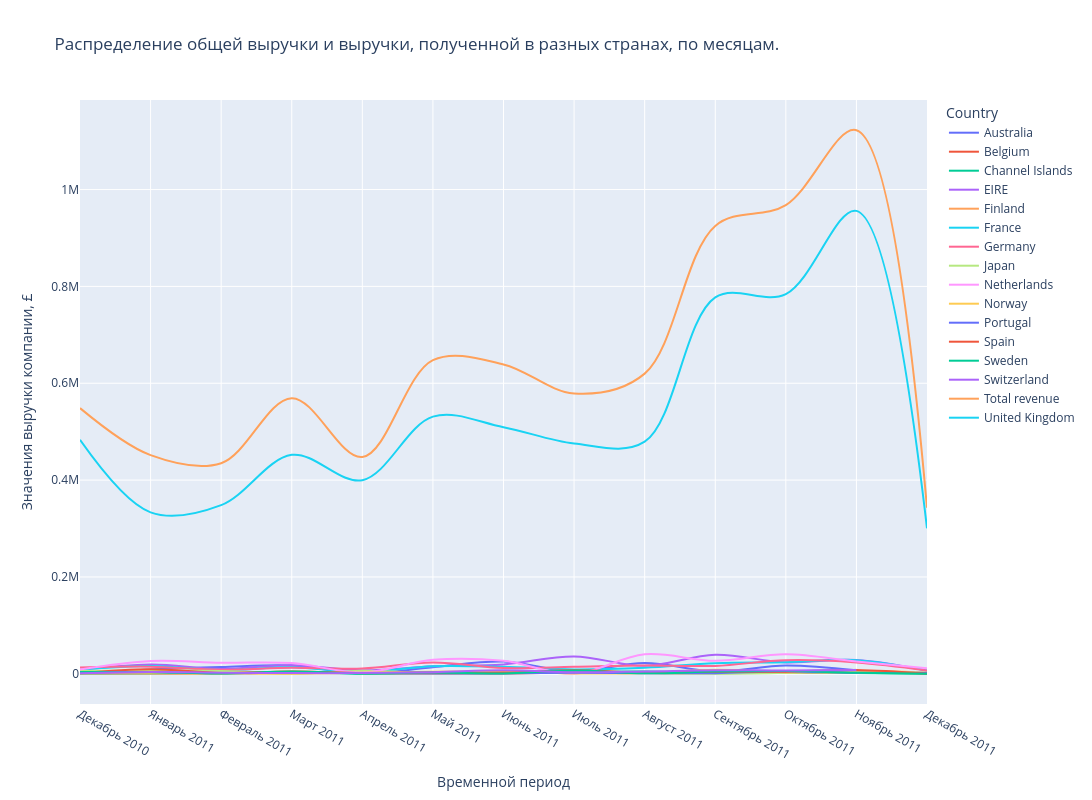
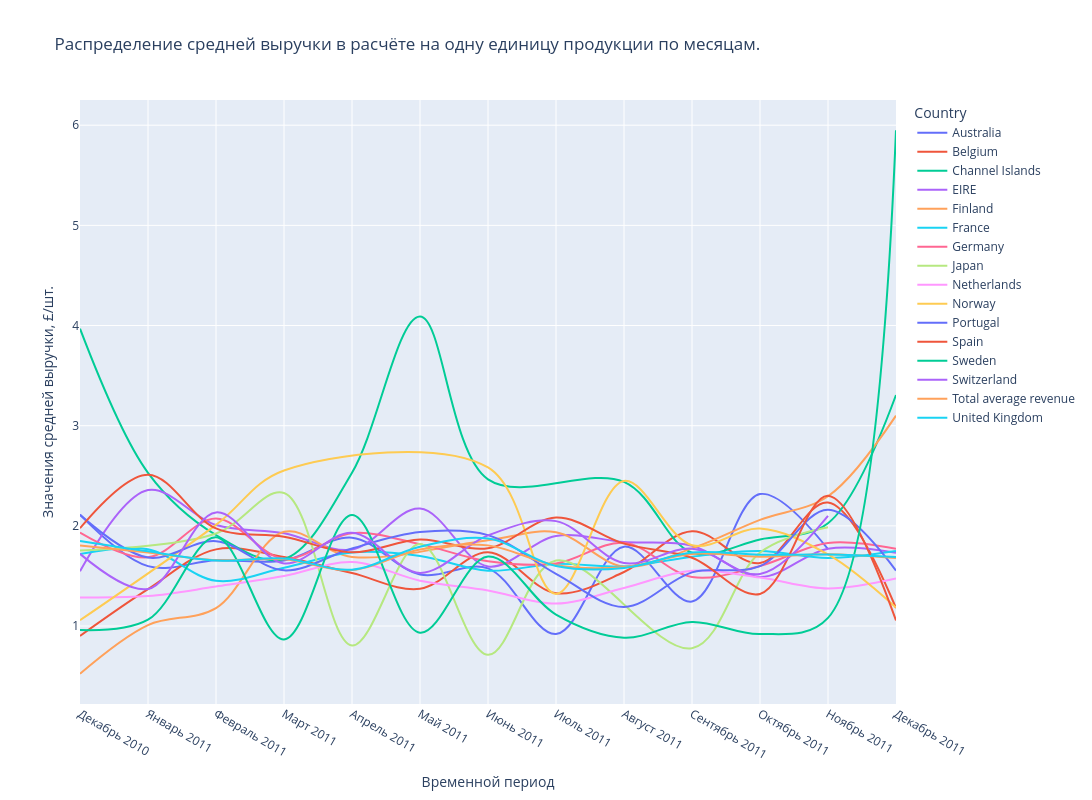

Notebook code for these charts, in order:
### Markdown cell above
Посмотрим на два показателя в наших продажах: на выручку и среднюю выручку в расчёте на одну единицу продукции.

Средняя выручка позволяет оценить типичную величину дохода, сгладить случайные колебания (чтобы в данных исключить другие цикличности, которые присутствуют в течение дня, в течение недели или любые другие) и сравнить разные временные интервалы.

### Code cell
# Чтобы провести исследования по месяцам, дням неделям и часам, нам нужно создать несколько вспомогательных признаков преобразованных из признака ['InvoiceDate']
data_with_timestamps = data_cleaned.copy()
data_with_timestamps['date'] = data_with_timestamps['InvoiceDate'].dt.date
data_with_timestamps['year'] = data_with_timestamps['InvoiceDate'].dt.year
data_with_timestamps['month'] = data_with_timestamps['InvoiceDate'].dt.month
data_with_timestamps['month_name'] = data_with_timestamps['InvoiceDate'].dt.month_name(locale='ru')
data_with_timestamps['day_of_week'] = data_with_timestamps['InvoiceDate'].dt.day_of_week
#data_with_timestamps['day'] = data_with_timestamps['InvoiceDate'].dt.day # день в месяце
data_with_timestamps['day_name'] = data_with_timestamps['InvoiceDate'].dt.day_name(locale='ru')
data_with_timestamps['hour'] = data_with_timestamps['InvoiceDate'].dt.hour
#data_with_timestamps.info()

# Группируем данные для нахождения общей выручки и выручки, полученной в разных странах, по месяцам  
data_total_revenue = data_with_timestamps.groupby(by=['year','month','month_name'], as_index=False)['TotalPrice'].sum()
#display(data_total_revenue)
data_revenue = data_with_timestamps.groupby(by=['Country','year','month','month_name'], as_index=False)['TotalPrice'].sum()
# Возмем только 15 стран, которые составляют рейтинг наибольших продаж
data_revenue = data_revenue[data_revenue['Country'].isin(data_country.nlargest(n=15, columns=['RealQuantity','TotalPrice'])['Country'].values)]
#display(data_revenue)
# Для объединения вводим признак и заполняем значения общая выручка'Total revenue'
data_total_revenue['Country']= 'Total revenue' 
data_total_revenue = data_total_revenue.iloc[:,[4,0,1,2,3]] # новый порядок признаков
# Собираем data_total_revenue и data_revenue в один датафрейм
data_revenue = data_revenue.merge(right = data_total_revenue, how = 'outer')
display(data_revenue)

# Теперь почти тоже самое произведем для нахождения средней выручки в расчёте на одну единицу продукции по месяцам
#display(data_revenue['Country'].nunique())
# Находим общую среднюю выручку в расчёте на одну единицу продукции и создаем для этого признак['average revenue']
#data_average_revenue_per_month_total = data_with_timestamps.groupby(by=['year','month','month_name'], as_index=False)[['TotalPrice']].mean() # так получается средняя выручка в расчёте на одну единицу позиции заказа/транзакции
data_average_revenue_per_month_total = data_with_timestamps.groupby(by=['year','month','month_name'], as_index=False).agg({'TotalPrice':'sum','RealQuantity':'sum'})
data_average_revenue_per_month_total['average revenue']= data_average_revenue_per_month_total.TotalPrice/data_average_revenue_per_month_total.RealQuantity
#display(data_average_revenue_per_month_total)
# Тоже самое сделаем и для средней выручки для разных стран и создадим такой же признак ['average revenue']
data_average_revenue_per_month = data_with_timestamps.groupby(by=['Country','year','month','month_name'], as_index=False).agg({'TotalPrice':'sum','RealQuantity':'sum'})
data_average_revenue_per_month['average revenue']= data_average_revenue_per_month.TotalPrice/data_average_revenue_per_month.RealQuantity
# Возмем только 15 стран, которые составляют рейтинг наибольших продаж
data_average_revenue_per_month = data_average_revenue_per_month[data_average_revenue_per_month['Country'].isin(data_country.nlargest(n=15, columns=['RealQuantity','TotalPrice'])['Country'].values)]
#display(data_average_revenue_per_month)
# Для объединения вводим признак и заполняем значения общая средняя выручка'Total average revenue'
data_average_revenue_per_month_total['Country']= 'Total average revenue' 
data_average_revenue_per_month_total = data_average_revenue_per_month_total.iloc[:,[6,0,1,2,3,4,5]] # новый порядок признаков
# Собираем data_average_revenue_per_month_total и data_average_revenue_per_month в один датафрейм
data_average_revenue_per_month = data_average_revenue_per_month.merge(right = data_average_revenue_per_month_total, how = 'outer')
display(data_average_revenue_per_month)

# Посмотрим на графики выручки и средней выручки в расчёте на одну единицу продукции каждый месяц
linear_graph_1 = px.line(data_frame=data_revenue, x=list(map(lambda x, y: x+' '+y, list(data_revenue['month_name'].values), list(map(str,data_revenue['year'].values)))), # объединение 2-х признаков для оси x list(zip(list(data_revenue['month_name'].values), list(map(str,data_revenue['year'].values))))
                       y='TotalPrice', color = 'Country', #text='TotalPrice'
                       title='Распределение общей выручки и выручки, полученной в разных странах, по месяцам.',
                       labels ={'x':'Временной период', 'TotalPrice':'Значения выручки компании, £'},
                       line_shape = 'spline', height =800, width = 1300,)
linear_graph_1.show()

linear_graph_2 = px.line(data_frame=data_average_revenue_per_month, x=list(map(lambda x, y: x+' '+y, list(data_average_revenue_per_month['month_name'].values), list(map(str,data_average_revenue_per_month['year'].values)))), # объединение 2-х признаков для оси x list(zip(list(data_average_revenue['month_name'].values), list(map(str,data_average_revenue['year'].values))))
                       y='average revenue', color = 'Country', #text='average revenue'
                       title='Распределение средней выручки в расчёте на одну единицу продукции по месяцам.',
                       labels ={'x':'Временной период', 'average revenue':'Значения средней выручки, £/шт.'},
                       line_shape = 'spline', height =800, width = 1300,)
linear_graph_2.show()

### Figure 1 — Plotly figure (JSON) as saved in the notebook; plotly's stock layout.template omitted (floating-point values rounded to 4 significant figures)
{"data": [{"hovertemplate": "Country=Australia<br>Временной период=%{x}<br>Значения выручки компании, £=%{y}<extra></extra>", "legendgroup": "Australia", "line": {"color": "#636efa", "dash": "solid", "shape": "spline"}, "marker": {"symbol": "circle"}, "mode": "lines", "name": "Australia", "orientation": "v", "showlegend": true, "type": "scatter", "x": ["Декабрь 2010", "Январь 2011", "Февраль 2011", "Март 2011", "Апрель 2011", "Май 2011", "Июнь 2011", "Июль 2011", "Август 2011", "Сентябрь 2011", "Октябрь 2011", "Ноябрь 2011"], "xaxis": "x", "y": [965.4, 9018.0, 14140.0, 17100.0, 421.6, 13610.0, 25190.0, 4768.0, 22320.0, 5032.0, 17150.0, 7243.0], "yaxis": "y"}, {"hovertemplate": "Country=Belgium<br>Временной период=%{x}<br>Значения выручки компании, £=%{y}<extra></extra>", "legendgroup": "Belgium", "line": {"color": "#EF553B", "dash": "solid", "shape": "spline"}, "marker": {"symbol": "circle"}, "mode": "lines", "name": "Belgium", "orientation": "v", "showlegend": true, "type": "scatter", "x": ["Декабрь 2010", "Январь 2011", "Февраль 2011", "Март 2011", "Апрель 2011", "Май 2011", "Июнь 2011", "Июль 2011", "Август 2011", "Сентябрь 2011", "Октябрь 2011", "Ноябрь 2011", "Декабрь 2011"], "xaxis": "x", "y": [1565.0, 1069.0, 1906.0, 2947.0, 1788.0, 2481.0, 3845.0, 2206.0, 3112.0, 3779.0, 5077.0, 5609.0, 1289.0], "yaxis": "y"}, {"hovertemplate": "Country=Channel Islands<br>Временной период=%{x}<br>Значения выручки компании, £=%{y}<extra></extra>", "legendgroup": "Channel Islands", "line": {"color": "#00cc96", "dash": "solid", "shape": "spline"}, "marker": {"symbol": "circle"}, "mode": "lines", "name": "Channel Islands", "orientation": "v", "showlegend": true, "type": "scatter", "x": ["Декабрь 2010", "Январь 2011", "Февраль 2011", "Март 2011", "Апрель 2011", "Май 2011", "Июнь 2011", "Август 2011", "Сентябрь 2011", "Октябрь 2011", "Ноябрь 2011", "Декабрь 2011"], "xaxis": "x", "y": [313.5, 645.1, 1785.0, 3509.0, 243.0, 903.8, 2060.0, 4883.0, 1322.0, 2623.0, 1445.0, 198.4], "yaxis": "y"}, {"hovertemplate": "Country=EIRE<br>Временной период=%{x}<br>Значения выручки компании, £=%{y}<extra></extra>", "legendgroup": "EIRE", "line": {"color": "#ab63fa", "dash": "solid", "shape": "spline"}, "marker": {"symbol": "circle"}, "mode": "lines", "name": "EIRE", "orientation": "v", "showlegend": true, "type": "scatter", "x": ["Декабрь 2010", "Январь 2011", "Февраль 2011", "Март 2011", "Апрель 2011", "Май 2011", "Июнь 2011", "Июль 2011", "Август 2011", "Сентябрь 2011", "Октябрь 2011", "Ноябрь 2011", "Декабрь 2011"], "xaxis": "x", "y": [7468.0, 19140.0, 9936.0, 17770.0, 7260.0, 15580.0, 19340.0, 35900.0, 16520.0, 39140.0, 23600.0, 28490.0, 6829.0], "yaxis": "y"}, {"hovertemplate": "Country=Finland<br>Временной период=%{x}<br>Значения выручки компании, £=%{y}<extra></extra>", "legendgroup": "Finland", "line": {"color": "#FFA15A", "dash": "solid", "shape": "spline"}, "marker": {"symbol": "circle"}, "mode": "lines", "name": "Finland", "orientation": "v", "showlegend": true, "type": "scatter", "x": ["Декабрь 2010", "Январь 2011", "Февраль 2011", "Март 2011", "Апрель 2011", "Июнь 2011", "Июль 2011", "Август 2011", "Сентябрь 2011", "Октябрь 2011", "Ноябрь 2011", "Декабрь 2011"], "xaxis": "x", "y": [652.8, 769.0, 165.2, 4831.0, 1369.0, 289.6, 2437.0, 1092.0, 905.5, 2266.0, 2454.0, 1073.0], "yaxis": "y"}, {"hovertemplate": "Country=France<br>Временной период=%{x}<br>Значения выручки компании, £=%{y}<extra></extra>", "legendgroup": "France", "line": {"color": "#19d3f3", "dash": "solid", "shape": "spline"}, "marker": {"symbol": "circle"}, "mode": "lines", "name": "France", "orientation": "v", "showlegend": true, "type": "scatter", "x": ["Декабрь 2010", "Январь 2011", "Февраль 2011", "Март 2011", "Апрель 2011", "Май 2011", "Июнь 2011", "Июль 2011", "Август 2011", "Сентябрь 2011", "Октябрь 2011", "Ноябрь 2011", "Декабрь 2011"], "xaxis": "x", "y": [8449.0, 15980.0, 7619.0, 13600.0, 3824.0, 15790.0, 14420.0, 9046.0, 12530.0, 21800.0, 23770.0, 28250.0, 6539.0], "yaxis": "y"}, {"hovertemplate": "Country=Germany<br>Временной период=%{x}<br>Значения выручки компании, £=%{y}<extra></extra>", "legendgroup": "Germany", "line": {"color": "#FF6692", "dash": "solid", "shape": "spline"}, "marker": {"symbol": "circle"}, "mode": "lines", "name": "Germany", "orientation": "v", "showlegend": true, "type": "scatter", "x": ["Декабрь 2010", "Январь 2011", "Февраль 2011", "Март 2011", "Апрель 2011", "Май 2011", "Июнь 2011", "Июль 2011", "Август 2011", "Сентябрь 2011", "Октябрь 2011", "Ноябрь 2011", "Декабрь 2011"], "xaxis": "x", "y": [12820.0, 14760.0, 8599.0, 12620.0, 10870.0, 23320.0, 11910.0, 14550.0, 17350.0, 16340.0, 27950.0, 23470.0, 7024.0], "yaxis": "y"}, {"hovertemplate": "Country=Japan<br>Временной период=%{x}<br>Значения выручки компании, £=%{y}<extra></extra>", "legendgroup": "Japan", "line": {"color": "#B6E880", "dash": "solid", "shape": "spline"}, "marker": {"symbol": "circle"}, "mode": "lines", "name": "Japan", "orientation": "v", "showlegend": true, "type": "scatter", "x": ["Декабрь 2010", "Февраль 2011", "Март 2011", "Апрель 2011", "Май 2011", "Июнь 2011", "Июль 2011", "Сентябрь 2011", "Октябрь 2011", "Ноябрь 2011"], "xaxis": "x", "y": [6005.0, 5737.0, 48.9, 6463.0, 1351.0, 1607.0, 3805.0, 112.1, 1948.0, 8343.0], "yaxis": "y"}, {"hovertemplate": "Country=Netherlands<br>Временной период=%{x}<br>Значения выручки компании, £=%{y}<extra></extra>", "legendgroup": "Netherlands", "line": {"color": "#FF97FF", "dash": "solid", "shape": "spline"}, "marker": {"symbol": "circle"}, "mode": "lines", "name": "Netherlands", "orientation": "v", "showlegend": true, "type": "scatter", "x": ["Декабрь 2010", "Январь 2011", "Февраль 2011", "Март 2011", "Апрель 2011", "Май 2011", "Июнь 2011", "Июль 2011", "Август 2011", "Сентябрь 2011", "Октябрь 2011", "Ноябрь 2011", "Декабрь 2011"], "xaxis": "x", "y": [8754.0, 26330.0, 22800.0, 22210.0, 2887.0, 28940.0, 26740.0, 11.02, 40230.0, 26830.0, 40380.0, 25640.0, 11730.0], "yaxis": "y"}, {"hovertemplate": "Country=Norway<br>Временной период=%{x}<br>Значения выручки компании, £=%{y}<extra></extra>", "legendgroup": "Norway", "line": {"color": "#FECB52", "dash": "solid", "shape": "spline"}, "marker": {"symbol": "circle"}, "mode": "lines", "name": "Norway", "orientation": "v", "showlegend": true, "type": "scatter", "x": ["Декабрь 2010", "Февраль 2011", "Март 2011", "Июнь 2011", "Июль 2011", "Август 2011", "Сентябрь 2011", "Октябрь 2011", "Ноябрь 2011", "Декабрь 2011"], "xaxis": "x", "y": [3787.0, 590.9, 224.7, 5187.0, 770.1, 1464.0, 8399.0, 3317.0, 5808.0, 2746.0], "yaxis": "y"}, {"hovertemplate": "Country=Portugal<br>Временной период=%{x}<br>Значения выручки компании, £=%{y}<extra></extra>", "legendgroup": "Portugal", "line": {"color": "#636efa", "dash": "solid", "shape": "spline"}, "marker": {"symbol": "circle"}, "mode": "lines", "name": "Portugal", "orientation": "v", "showlegend": true, "type": "scatter", "x": ["Декабрь 2010", "Январь 2011", "Февраль 2011", "Март 2011", "Апрель 2011", "Май 2011", "Июнь 2011", "Июль 2011", "Август 2011", "Сентябрь 2011", "Октябрь 2011", "Ноябрь 2011", "Декабрь 2011"], "xaxis": "x", "y": [1925.0, 3480.0, 1018.0, 2521.0, 1688.0, 602.8, 795.5, 2161.0, 1221.0, 1377.0, 5000.0, 2295.0, 2416.0], "yaxis": "y"}, {"hovertemplate": "Country=Spain<br>Временной период=%{x}<br>Значения выручки компании, £=%{y}<extra></extra>", "legendgroup": "Spain", "line": {"color": "#EF553B", "dash": "solid", "shape": "spline"}, "marker": {"symbol": "circle"}, "mode": "lines", "name": "Spain", "orientation": "v", "showlegend": true, "type": "scatter", "x": ["Декабрь 2010", "Январь 2011", "Февраль 2011", "Март 2011", "Апрель 2011", "Май 2011", "Июнь 2011", "Июль 2011", "Август 2011", "Сентябрь 2011", "Октябрь 2011", "Ноябрь 2011", "Декабрь 2011"], "xaxis": "x", "y": [1704.0, 9588.0, 1660.0, 4775.0, 1646.0, 2698.0, 2657.0, 7117.0, 2882.0, 4441.0, 4346.0, 7963.0, 288.2], "yaxis": "y"}, {"hovertemplate": "Country=Sweden<br>Временной период=%{x}<br>Значения выручки компании, £=%{y}<extra></extra>", "legendgroup": "Sweden", "line": {"color": "#00cc96", "dash": "solid", "shape": "spline"}, "marker": {"symbol": "circle"}, "mode": "lines", "name": "Sweden", "orientation": "v", "showlegend": true, "type": "scatter", "x": ["Декабрь 2010", "Январь 2011", "Февраль 2011", "Март 2011", "Апрель 2011", "Май 2011", "Июнь 2011", "Июль 2011", "Август 2011", "Сентябрь 2011", "Октябрь 2011", "Ноябрь 2011", "Декабрь 2011"], "xaxis": "x", "y": [3654.0, 3286.0, 469.5, 4681.0, 640.6, 2642.0, 676.0, 6682.0, 1150.0, 4517.0, 5650.0, 2076.0, 238.0], "yaxis": "y"}, {"hovertemplate": "Country=Switzerland<br>Временной период=%{x}<br>Значения выручки компании, £=%{y}<extra></extra>", "legendgroup": "Switzerland", "line": {"color": "#ab63fa", "dash": "solid", "shape": "spline"}, "marker": {"symbol": "circle"}, "mode": "lines", "name": "Switzerland", "orientation": "v", "showlegend": true, "type": "scatter", "x": ["Декабрь 2010", "Январь 2011", "Февраль 2011", "Март 2011", "Апрель 2011", "Май 2011", "Июнь 2011", "Июль 2011", "Август 2011", "Сентябрь 2011", "Октябрь 2011", "Ноябрь 2011"], "xaxis": "x", "y": [1225.0, 3929.0, 2337.0, 1590.0, 1462.0, 3428.0, 7522.0, 3239.0, 4871.0, 7489.0, 6855.0, 7917.0], "yaxis": "y"}, {"hovertemplate": "Country=Total revenue<br>Временной период=%{x}<br>Значения выручки компании, £=%{y}<extra></extra>", "legendgroup": "Total revenue", "line": {"color": "#FFA15A", "dash": "solid", "shape": "spline"}, "marker": {"symbol": "circle"}, "mode": "lines", "name": "Total revenue", "orientation": "v", "showlegend": true, "type": "scatter", "x": ["Декабрь 2010", "Январь 2011", "Февраль 2011", "Март 2011", "Апрель 2011", "Май 2011", "Июнь 2011", "Июль 2011", "Август 2011", "Сентябрь 2011", "Октябрь 2011", "Ноябрь 2011", "Декабрь 2011"], "xaxis": "x", "y": [548600.0, 451500.0, 435000.0, 569300.0, 447700.0, 647800.0, 638900.0, 578900.0, 619900.0, 924900.0, 968000.0, 1123000.0, 342900.0], "yaxis": "y"}, {"hovertemplate": "Country=United Kingdom<br>Временной период=%{x}<br>Значения выручки компании, £=%{y}<extra></extra>", "legendgroup": "United Kingdom", "line": {"color": "#19d3f3", "dash": "solid", "shape": "spline"}, "marker": {"symbol": "circle"}, "mode": "lines", "name": "United Kingdom", "orientation": "v", "showlegend": true, "type": "scatter", "x": ["Декабрь 2010", "Январь 2011", "Февраль 2011", "Март 2011", "Апрель 2011", "Май 2011", "Июнь 2011", "Июль 2011", "Август 2011", "Сентябрь 2011", "Октябрь 2011", "Ноябрь 2011", "Декабрь 2011"], "xaxis": "x", "y": [483200.0, 333400.0, 348300.0, 452100.0, 399800.0, 531000.0, 509400.0, 475700.0, 479300.0, 777300.0, 784000.0, 955900.0, 300300.0], "yaxis": "y"}], "layout": {"height": 800, "legend": {"title": {"text": "Country"}, "tracegroupgap": 0}, "title": {"text": "Распределение общей выручки и выручки, полученной в разных странах, по месяцам."}, "width": 1300, "xaxis": {"anchor": "y", "domain": [0, 1], "title": {"text": "Временной период"}}, "yaxis": {"anchor": "x", "domain": [0, 1], "title": {"text": "Значения выручки компании, £"}}}}

### Figure 2 — Plotly figure (JSON) as saved in the notebook; plotly's stock layout.template omitted (floating-point values rounded to 4 significant figures)
{"data": [{"hovertemplate": "Country=Australia<br>Временной период=%{x}<br>Значения средней выручки, £/шт.=%{y}<extra></extra>", "legendgroup": "Australia", "line": {"color": "#636efa", "dash": "solid", "shape": "spline"}, "marker": {"symbol": "circle"}, "mode": "lines", "name": "Australia", "orientation": "v", "showlegend": true, "type": "scatter", "x": ["Декабрь 2010", "Январь 2011", "Февраль 2011", "Март 2011", "Апрель 2011", "Май 2011", "Июнь 2011", "Июль 2011", "Август 2011", "Сентябрь 2011", "Октябрь 2011", "Ноябрь 2011"], "xaxis": "x", "y": [2.112, 1.598, 1.657, 1.653, 1.882, 1.514, 1.576, 0.9195, 1.792, 1.245, 2.317, 1.767], "yaxis": "y"}, {"hovertemplate": "Country=Belgium<br>Временной период=%{x}<br>Значения средней выручки, £/шт.=%{y}<extra></extra>", "legendgroup": "Belgium", "line": {"color": "#EF553B", "dash": "solid", "shape": "spline"}, "marker": {"symbol": "circle"}, "mode": "lines", "name": "Belgium", "orientation": "v", "showlegend": true, "type": "scatter", "x": ["Декабрь 2010", "Январь 2011", "Февраль 2011", "Март 2011", "Апрель 2011", "Май 2011", "Июнь 2011", "Июль 2011", "Август 2011", "Сентябрь 2011", "Октябрь 2011", "Ноябрь 2011", "Декабрь 2011"], "xaxis": "x", "y": [0.9015, 1.369, 1.765, 1.689, 1.529, 1.371, 1.736, 1.328, 1.539, 1.947, 1.629, 2.233, 1.179], "yaxis": "y"}, {"hovertemplate": "Country=Channel Islands<br>Временной период=%{x}<br>Значения средней выручки, £/шт.=%{y}<extra></extra>", "legendgroup": "Channel Islands", "line": {"color": "#00cc96", "dash": "solid", "shape": "spline"}, "marker": {"symbol": "circle"}, "mode": "lines", "name": "Channel Islands", "orientation": "v", "showlegend": true, "type": "scatter", "x": ["Декабрь 2010", "Январь 2011", "Февраль 2011", "Март 2011", "Апрель 2011", "Май 2011", "Июнь 2011", "Август 2011", "Сентябрь 2011", "Октябрь 2011", "Ноябрь 2011", "Декабрь 2011"], "xaxis": "x", "y": [3.969, 2.53, 1.909, 1.668, 2.531, 4.09, 2.464, 2.439, 1.732, 1.864, 2.027, 3.307], "yaxis": "y"}, {"hovertemplate": "Country=EIRE<br>Временной период=%{x}<br>Значения средней выручки, £/шт.=%{y}<extra></extra>", "legendgroup": "EIRE", "line": {"color": "#ab63fa", "dash": "solid", "shape": "spline"}, "marker": {"symbol": "circle"}, "mode": "lines", "name": "EIRE", "orientation": "v", "showlegend": true, "type": "scatter", "x": ["Декабрь 2010", "Январь 2011", "Февраль 2011", "Март 2011", "Апрель 2011", "Май 2011", "Июнь 2011", "Июль 2011", "Август 2011", "Сентябрь 2011", "Октябрь 2011", "Ноябрь 2011", "Декабрь 2011"], "xaxis": "x", "y": [1.547, 2.358, 2.009, 1.927, 1.763, 2.172, 1.595, 1.9, 1.839, 1.802, 1.491, 1.772, 1.732], "yaxis": "y"}, {"hovertemplate": "Country=Finland<br>Временной период=%{x}<br>Значения средней выручки, £/шт.=%{y}<extra></extra>", "legendgroup": "Finland", "line": {"color": "#FFA15A", "dash": "solid", "shape": "spline"}, "marker": {"symbol": "circle"}, "mode": "lines", "name": "Finland", "orientation": "v", "showlegend": true, "type": "scatter", "x": ["Декабрь 2010", "Январь 2011", "Февраль 2011", "Март 2011", "Апрель 2011", "Июнь 2011", "Июль 2011", "Август 2011", "Сентябрь 2011", "Октябрь 2011", "Ноябрь 2011", "Декабрь 2011"], "xaxis": "x", "y": [0.5231, 1.009, 1.18, 1.94, 1.69, 1.856, 1.935, 1.594, 1.775, 2.06, 2.296, 3.1], "yaxis": "y"}, {"hovertemplate": "Country=France<br>Временной период=%{x}<br>Значения средней выручки, £/шт.=%{y}<extra></extra>", "legendgroup": "France", "line": {"color": "#19d3f3", "dash": "solid", "shape": "spline"}, "marker": {"symbol": "circle"}, "mode": "lines", "name": "France", "orientation": "v", "showlegend": true, "type": "scatter", "x": ["Декабрь 2010", "Январь 2011", "Февраль 2011", "Март 2011", "Апрель 2011", "Май 2011", "Июнь 2011", "Июль 2011", "Август 2011", "Сентябрь 2011", "Октябрь 2011", "Ноябрь 2011", "Декабрь 2011"], "xaxis": "x", "y": [1.718, 1.767, 1.451, 1.582, 1.734, 1.7, 1.552, 1.62, 1.594, 1.692, 1.749, 1.68, 1.749], "yaxis": "y"}, {"hovertemplate": "Country=Germany<br>Временной период=%{x}<br>Значения средней выручки, £/шт.=%{y}<extra></extra>", "legendgroup": "Germany", "line": {"color": "#FF6692", "dash": "solid", "shape": "spline"}, "marker": {"symbol": "circle"}, "mode": "lines", "name": "Germany", "orientation": "v", "showlegend": true, "type": "scatter", "x": ["Декабрь 2010", "Январь 2011", "Февраль 2011", "Март 2011", "Апрель 2011", "Май 2011", "Июнь 2011", "Июль 2011", "Август 2011", "Сентябрь 2011", "Октябрь 2011", "Ноябрь 2011", "Декабрь 2011"], "xaxis": "x", "y": [1.934, 1.686, 2.073, 1.671, 1.926, 1.818, 1.647, 1.624, 1.831, 1.489, 1.6, 1.83, 1.772], "yaxis": "y"}, {"hovertemplate": "Country=Japan<br>Временной период=%{x}<br>Значения средней выручки, £/шт.=%{y}<extra></extra>", "legendgroup": "Japan", "line": {"color": "#B6E880", "dash": "solid", "shape": "spline"}, "marker": {"symbol": "circle"}, "mode": "lines", "name": "Japan", "orientation": "v", "showlegend": true, "type": "scatter", "x": ["Декабрь 2010", "Февраль 2011", "Март 2011", "Апрель 2011", "Май 2011", "Июнь 2011", "Июль 2011", "Сентябрь 2011", "Октябрь 2011", "Ноябрь 2011"], "xaxis": "x", "y": [1.754, 1.924, 2.329, 0.8054, 1.819, 0.7123, 1.654, 0.7783, 1.733, 1.986], "yaxis": "y"}, {"hovertemplate": "Country=Netherlands<br>Временной период=%{x}<br>Значения средней выручки, £/шт.=%{y}<extra></extra>", "legendgroup": "Netherlands", "line": {"color": "#FF97FF", "dash": "solid", "shape": "spline"}, "marker": {"symbol": "circle"}, "mode": "lines", "name": "Netherlands", "orientation": "v", "showlegend": true, "type": "scatter", "x": ["Декабрь 2010", "Январь 2011", "Февраль 2011", "Март 2011", "Апрель 2011", "Май 2011", "Июнь 2011", "Июль 2011", "Август 2011", "Сентябрь 2011", "Октябрь 2011", "Ноябрь 2011", "Декабрь 2011"], "xaxis": "x", "y": [1.286, 1.299, 1.394, 1.499, 1.638, 1.453, 1.356, 1.224, 1.38, 1.551, 1.484, 1.375, 1.474], "yaxis": "y"}, {"hovertemplate": "Country=Norway<br>Временной период=%{x}<br>Значения средней выручки, £/шт.=%{y}<extra></extra>", "legendgroup": "Norway", "line": {"color": "#FECB52", "dash": "solid", "shape": "spline"}, "marker": {"symbol": "circle"}, "mode": "lines", "name": "Norway", "orientation": "v", "showlegend": true, "type": "scatter", "x": ["Декабрь 2010", "Февраль 2011", "Март 2011", "Июнь 2011", "Июль 2011", "Август 2011", "Сентябрь 2011", "Октябрь 2011", "Ноябрь 2011", "Декабрь 2011"], "xaxis": "x", "y": [1.057, 2.01, 2.553, 2.583, 1.321, 2.449, 1.807, 1.973, 1.714, 1.185], "yaxis": "y"}, {"hovertemplate": "Country=Portugal<br>Временной период=%{x}<br>Значения средней выручки, £/шт.=%{y}<extra></extra>", "legendgroup": "Portugal", "line": {"color": "#636efa", "dash": "solid", "shape": "spline"}, "marker": {"symbol": "circle"}, "mode": "lines", "name": "Portugal", "orientation": "v", "showlegend": true, "type": "scatter", "x": ["Декабрь 2010", "Январь 2011", "Февраль 2011", "Март 2011", "Апрель 2011", "Май 2011", "Июнь 2011", "Июль 2011", "Август 2011", "Сентябрь 2011", "Октябрь 2011", "Ноябрь 2011", "Декабрь 2011"], "xaxis": "x", "y": [2.11, 1.683, 1.847, 1.556, 1.775, 1.938, 1.908, 1.522, 1.19, 1.535, 1.598, 2.161, 1.554], "yaxis": "y"}, {"hovertemplate": "Country=Spain<br>Временной период=%{x}<br>Значения средней выручки, £/шт.=%{y}<extra></extra>", "legendgroup": "Spain", "line": {"color": "#EF553B", "dash": "solid", "shape": "spline"}, "marker": {"symbol": "circle"}, "mode": "lines", "name": "Spain", "orientation": "v", "showlegend": true, "type": "scatter", "x": ["Декабрь 2010", "Январь 2011", "Февраль 2011", "Март 2011", "Апрель 2011", "Май 2011", "Июнь 2011", "Июль 2011", "Август 2011", "Сентябрь 2011", "Октябрь 2011", "Ноябрь 2011", "Декабрь 2011"], "xaxis": "x", "y": [1.976, 2.511, 1.974, 1.892, 1.736, 1.863, 1.776, 2.083, 1.823, 1.682, 1.321, 2.302, 1.056], "yaxis": "y"}, {"hovertemplate": "Country=Sweden<br>Временной период=%{x}<br>Значения средней выручки, £/шт.=%{y}<extra></extra>", "legendgroup": "Sweden", "line": {"color": "#00cc96", "dash": "solid", "shape": "spline"}, "marker": {"symbol": "circle"}, "mode": "lines", "name": "Sweden", "orientation": "v", "showlegend": true, "type": "scatter", "x": ["Декабрь 2010", "Январь 2011", "Февраль 2011", "Март 2011", "Апрель 2011", "Май 2011", "Июнь 2011", "Июль 2011", "Август 2011", "Сентябрь 2011", "Октябрь 2011", "Ноябрь 2011", "Декабрь 2011"], "xaxis": "x", "y": [0.9591, 1.063, 1.886, 0.8658, 2.107, 0.9329, 1.694, 1.114, 0.8829, 1.04, 0.9199, 1.081, 5.95], "yaxis": "y"}, {"hovertemplate": "Country=Switzerland<br>Временной период=%{x}<br>Значения средней выручки, £/шт.=%{y}<extra></extra>", "legendgroup": "Switzerland", "line": {"color": "#ab63fa", "dash": "solid", "shape": "spline"}, "marker": {"symbol": "circle"}, "mode": "lines", "name": "Switzerland", "orientation": "v", "showlegend": true, "type": "scatter", "x": ["Декабрь 2010", "Январь 2011", "Февраль 2011", "Март 2011", "Апрель 2011", "Май 2011", "Июнь 2011", "Июль 2011", "Август 2011", "Сентябрь 2011", "Октябрь 2011", "Ноябрь 2011"], "xaxis": "x", "y": [1.72, 1.37, 2.134, 1.624, 1.931, 1.53, 1.905, 2.047, 1.628, 1.772, 1.519, 2.1], "yaxis": "y"}, {"hovertemplate": "Country=Total average revenue<br>Временной период=%{x}<br>Значения средней выручки, £/шт.=%{y}<extra></extra>", "legendgroup": "Total average revenue", "line": {"color": "#FFA15A", "dash": "solid", "shape": "spline"}, "marker": {"symbol": "circle"}, "mode": "lines", "name": "Total average revenue", "orientation": "v", "showlegend": true, "type": "scatter", "x": ["Декабрь 2010", "Январь 2011", "Февраль 2011", "Март 2011", "Апрель 2011", "Май 2011", "Июнь 2011", "Июль 2011", "Август 2011", "Сентябрь 2011", "Октябрь 2011", "Ноябрь 2011", "Декабрь 2011"], "xaxis": "x", "y": [1.804, 1.734, 1.658, 1.666, 1.559, 1.764, 1.805, 1.606, 1.59, 1.72, 1.693, 1.716, 1.678], "yaxis": "y"}, {"hovertemplate": "Country=United Kingdom<br>Временной период=%{x}<br>Значения средней выручки, £/шт.=%{y}<extra></extra>", "legendgroup": "United Kingdom", "line": {"color": "#19d3f3", "dash": "solid", "shape": "spline"}, "marker": {"symbol": "circle"}, "mode": "lines", "name": "United Kingdom", "orientation": "v", "showlegend": true, "type": "scatter", "x": ["Декабрь 2010", "Январь 2011", "Февраль 2011", "Март 2011", "Апрель 2011", "Май 2011", "Июнь 2011", "Июль 2011", "Август 2011", "Сентябрь 2011", "Октябрь 2011", "Ноябрь 2011", "Декабрь 2011"], "xaxis": "x", "y": [1.85, 1.746, 1.653, 1.674, 1.563, 1.792, 1.873, 1.599, 1.58, 1.734, 1.712, 1.713, 1.689], "yaxis": "y"}], "layout": {"height": 800, "legend": {"title": {"text": "Country"}, "tracegroupgap": 0}, "title": {"text": "Распределение средней выручки в расчёте на одну единицу продукции по месяцам."}, "width": 1300, "xaxis": {"anchor": "y", "domain": [0, 1], "title": {"text": "Временной период"}}, "yaxis": {"anchor": "x", "domain": [0, 1], "title": {"text": "Значения средней выручки, £/шт."}}}}
